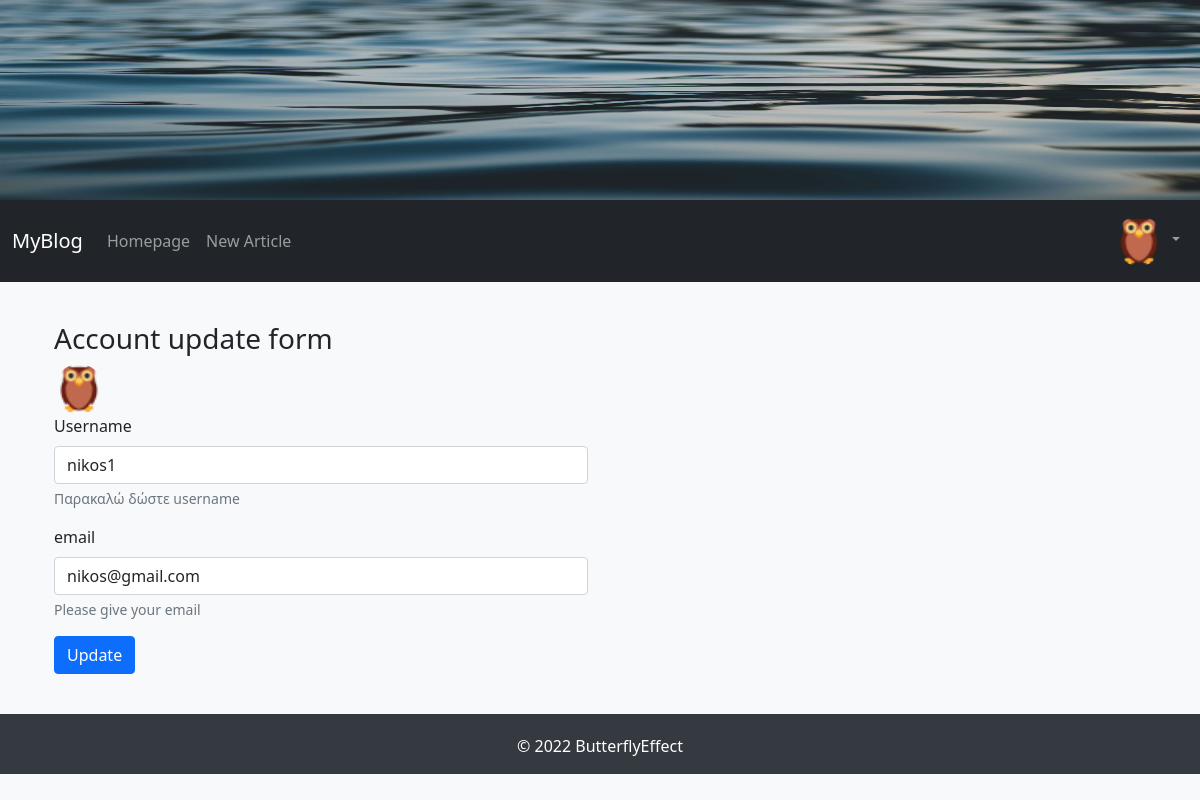
The app's page /account/ (signed in) with its own data.
### FlaskBlogApp/models.py (models this page shows, shortened)
class User(db.Model, UserMixin):
    id = db.Column(db.Integer, primary_key=True)
    username = db.Column(db.String(15), unique=True, nullable=False)
    email = db.Column(db.String(150), unique=True, nullable=False)
    password = db.Column(db.String(36), nullable=False)
    profile_image = db.Column(db.String(30), default='default_profile_image.jpg')
    articles = db.relationship('Article', backref='author', lazy=True)

### FlaskBlogApp/routes.py (the view)
@app.route("/account/", methods=['GET', 'POST'])
@login_required
def account():
    form = AccountUpdateForm(username=current_user.username, email=current_user.email)
    if request.method == 'POST' and form.validate_on_submit():
        current_user.username = form.username.data
        current_user.email = form.email.data
        db.session.commit()
        flash(f"The account of user <b>{current_user.username}</b> was succesfully change!!", "success")
        return redirect(url_for('root'))
    return render_template("account_update.html", form=form)

### FlaskBlogApp/forms.py (shortened to what this page needs)
class AccountUpdateForm(FlaskForm):
    username = StringField(label="Username",
                           validators=[DataRequired(message="Αυτό το πεδίο δε μπορεί να είναι κενό."),
                                       Length(min=3, max=15, message="Αυτό το πεδίο πρέπει να είναι από 3 έως 15 χαρακτήρες")])
    email = StringField(label="email",
                           validators=[DataRequired(message="Αυτό το πεδίο δε μπορεί να είναι κενό."),
                                       Email(message="Παρακαλώ εισάγετε ένα σωστό email")])
    submit = SubmitField('Update')

### FlaskBlogApp/models.py (called while the page is built)
@login_manager.user_loader
def load_user(user_id):
	return User.query.get(int(user_id))

### FlaskBlogApp/templates/account_update.html (shortened to what this page needs)
{% extends "base.html" %}
{% block content %}
<div class="container login-container">
	<div class="row">
		<div class="col-md-6 login-form-1">
			<h3>Account update form</h3>
			<img class="rounded-circle navbar-profile-image" src="{{ url_for('static', filename='images/profiles_images/'+current_user.profile_image) }}" alt="{{ current_user.username }}" data-holder-rendered="true" data-bs-toggle="tooltip" data-bs-placement="top", title="{{ current_user.username }}" >
			<form action="#" method="POST" novalidate>
				<div class="mb-3">
                    {{ form.username.label(class="form-label") }}
                    {{ form.username(class="form-control", required=False) }}
                    <div id="usernameHelp" class="form-text">Παρακαλώ δώστε username</div>
                </div>
				<div class="mb-3">
					{{ form.email.label(class="form-label") }}
					{{ form.email(class="form-control", required=False) }}
					<div id="emailHelp" class="form-text">Please give your email</div>
				</div>
				<div class="mb-3">
					{{ form.submit(class="btn btn-primary") }}
				</div>
			</form>
		</div>
	</div>
</div>
{% endblock content %}

### FlaskBlogApp/templates/navbar.html (shortened to what this page needs)
<nav class="navbar navbar-expand-lg navbar-dark bg-dark">
  <div class="container-fluid">
    <a class="navbar-brand" href="/">MyBlog</a>
    <div class="collapse navbar-collapse" id="navbarNav">
      <ul class="navbar-nav me-auto mb-2 mb-lg-0">
        <li class="nav-item">
          <a class="nav-link" aria-current="page" href="/">Homepage</a>
        </li>
        <li class="nav-item">
          <a class="nav-link" href="/new_article/">New Article</a>
        </li>
      </ul>
      <ul class="nav navbar-nav navbar-right">
        {% if current_user.is_authenticated %}
        <li class="nav-item dropdown">
          <a class="nav-link dropdown-toggle" href="#" id="navbarDropdown" role="button" data-bs-toggle="dropdown" aria-expanded="false">
              <img class="rounded-circle navbar-profile-image" src="{{ url_for('static', filename='images/profiles_images/'+current_user.profile_image) }}" alt="{{ current_user.username }}" data-holder-rendered="true" data-bs-toggle="tooltip" data-bs-placement="top", title="{{ current_user.username }}" >
            </a>
        </li>
        {% endif %}
      </ul>
    </div>
  </div>
</nav>

### FlaskBlogApp/static/css/styles.css (style rules this page uses)
body { background-color: #f8f9fa; }
.container { margin-top: 20px; }
.row { margin-top: 20px; }
.navbar-profile-image { width: 50px; height: 50px; }

### records on screen
User: profile_image (placeholder picture), username "nikos1", email "nikos@gmail.com"
